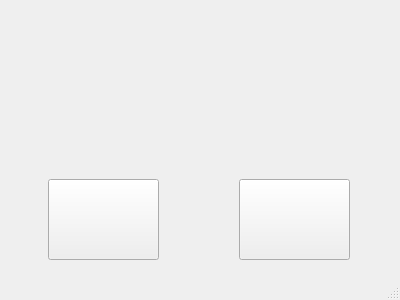
<?xml version="1.0" encoding="UTF-8"?>
<ui version="4.0">
 <class>MainWindow</class>
 <widget class="QMainWindow" name="MainWindow">
  <property name="geometry">
   <rect>
    <x>0</x>
    <y>0</y>
    <width>400</width>
    <height>300</height>
   </rect>
  </property>
  <property name="minimumSize">
   <size>
    <width>400</width>
    <height>300</height>
   </size>
  </property>
  <property name="maximumSize">
   <size>
    <width>400</width>
    <height>300</height>
   </size>
  </property>
  <property name="windowTitle">
   <string>HuffmanZip</string>
  </property>
  <property name="styleSheet">
   <string notr="true"/>
  </property>
  <widget class="QWidget" name="centralWidget">
   <property name="styleSheet">
    <string notr="true"/>
   </property>
   <widget class="QStackedWidget" name="stackedWidget">
    <property name="geometry">
     <rect>
      <x>-1</x>
      <y>-1</y>
      <width>401</width>
      <height>261</height>
     </rect>
    </property>
    <property name="maximumSize">
     <size>
      <width>401</width>
      <height>261</height>
     </size>
    </property>
    <property name="styleSheet">
     <string notr="true"/>
    </property>
    <property name="currentIndex">
     <number>0</number>
    </property>
    <widget class="QWidget" name="start">
     <property name="styleSheet">
      <string notr="true"/>
     </property>
     <widget class="QPushButton" name="btnCmpress">
      <property name="geometry">
       <rect>
        <x>49</x>
        <y>180</y>
        <width>111</width>
        <height>81</height>
       </rect>
      </property>
      <property name="styleSheet">
       <string notr="true">border-image: url(:/new/prefix1/btn3.png);</string>
      </property>
      <property name="text">
       <string/>
      </property>
      <property name="checkable">
       <bool>false</bool>
      </property>
      <property name="autoRepeatDelay">
       <number>299</number>
      </property>
      <property name="autoDefault">
       <bool>false</bool>
      </property>
      <property name="default">
       <bool>false</bool>
      </property>
      <property name="flat">
       <bool>false</bool>
      </property>
     </widget>
     <widget class="QPushButton" name="btnUncompress">
      <property name="geometry">
       <rect>
        <x>240</x>
        <y>180</y>
        <width>111</width>
        <height>81</height>
       </rect>
      </property>
      <property name="styleSheet">
       <string notr="true">border-image: url(:/new/prefix1/btn2.png);</string>
      </property>
      <property name="text">
       <string/>
      </property>
     </widget>
    </widget>
    <widget class="QWidget" name="compress">
     <property name="styleSheet">
      <string notr="true"/>
     </property>
     <widget class="QPushButton" name="btnComChose">
      <property name="geometry">
       <rect>
        <x>41</x>
        <y>50</y>
        <width>80</width>
        <height>26</height>
       </rect>
      </property>
      <property name="styleSheet">
       <string notr="true">color: rgb(75, 75, 75);</string>
      </property>
      <property name="text">
       <string>选择文件</string>
      </property>
     </widget>
     <widget class="QLineEdit" name="leComChose">
      <property name="geometry">
       <rect>
        <x>127</x>
        <y>50</y>
        <width>231</width>
        <height>26</height>
       </rect>
      </property>
     </widget>
     <widget class="QLineEdit" name="leComAim">
      <property name="geometry">
       <rect>
        <x>127</x>
        <y>130</y>
        <width>231</width>
        <height>26</height>
       </rect>
      </property>
     </widget>
     <widget class="QPushButton" name="btnComAim">
      <property name="geometry">
       <rect>
        <x>41</x>
        <y>130</y>
        <width>80</width>
        <height>26</height>
       </rect>
      </property>
      <property name="text">
       <string>压缩到</string>
      </property>
     </widget>
     <widget class="QPushButton" name="btnComsure">
      <property name="geometry">
       <rect>
        <x>41</x>
        <y>200</y>
        <width>80</width>
        <height>26</height>
       </rect>
      </property>
      <property name="styleSheet">
       <string notr="true"/>
      </property>
      <property name="text">
       <string>确定</string>
      </property>
     </widget>
     <widget class="QPushButton" name="btnComCancel">
      <property name="geometry">
       <rect>
        <x>280</x>
        <y>200</y>
        <width>80</width>
        <height>26</height>
       </rect>
      </property>
      <property name="styleSheet">
       <string notr="true"/>
      </property>
      <property name="text">
       <string>取消</string>
      </property>
     </widget>
    </widget>
    <widget class="QWidget" name="uncompress">
     <property name="styleSheet">
      <string notr="true"/>
     </property>
     <widget class="QPushButton" name="btnUnChose">
      <property name="geometry">
       <rect>
        <x>41</x>
        <y>30</y>
        <width>80</width>
        <height>26</height>
       </rect>
      </property>
      <property name="text">
       <string>选择文件</string>
      </property>
     </widget>
     <widget class="QPushButton" name="btnUnname">
      <property name="geometry">
       <rect>
        <x>41</x>
        <y>90</y>
        <width>80</width>
        <height>26</height>
       </rect>
      </property>
      <property name="text">
       <string>命名</string>
      </property>
     </widget>
     <widget class="QPushButton" name="btnUnAim">
      <property name="geometry">
       <rect>
        <x>41</x>
        <y>150</y>
        <width>80</width>
        <height>26</height>
       </rect>
      </property>
      <property name="text">
       <string>压缩到</string>
      </property>
     </widget>
     <widget class="QLineEdit" name="leUnChose">
      <property name="geometry">
       <rect>
        <x>127</x>
        <y>30</y>
        <width>231</width>
        <height>26</height>
       </rect>
      </property>
     </widget>
     <widget class="QLineEdit" name="leUnname">
      <property name="geometry">
       <rect>
        <x>127</x>
        <y>90</y>
        <width>231</width>
        <height>26</height>
       </rect>
      </property>
     </widget>
     <widget class="QLineEdit" name="leUnAim">
      <property name="geometry">
       <rect>
        <x>127</x>
        <y>150</y>
        <width>231</width>
        <height>26</height>
       </rect>
      </property>
     </widget>
     <widget class="QPushButton" name="btnUnSure">
      <property name="geometry">
       <rect>
        <x>41</x>
        <y>210</y>
        <width>80</width>
        <height>26</height>
       </rect>
      </property>
      <property name="styleSheet">
       <string notr="true"/>
      </property>
      <property name="text">
       <string>确定</string>
      </property>
     </widget>
     <widget class="QPushButton" name="btnUnCancel">
      <property name="geometry">
       <rect>
        <x>280</x>
        <y>210</y>
        <width>80</width>
        <height>26</height>
       </rect>
      </property>
      <property name="styleSheet">
       <string notr="true"/>
      </property>
      <property name="text">
       <string>取消</string>
      </property>
     </widget>
    </widget>
   </widget>
  </widget>
  <widget class="QMenuBar" name="menuBar">
   <property name="geometry">
    <rect>
     <x>0</x>
     <y>0</y>
     <width>400</width>
     <height>23</height>
    </rect>
   </property>
  </widget>
  <widget class="QStatusBar" name="statusBar"/>
 </widget>
 <layoutdefault spacing="6" margin="11"/>
 <resources/>
 <connections/>
</ui>
